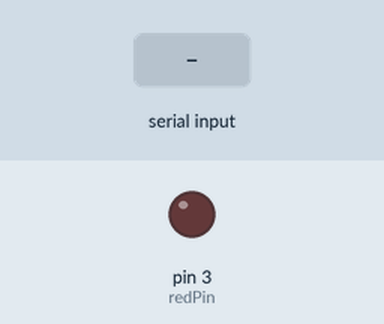
Simulated run of this sketch. Board: Arduino Uno, built with avr-gcc and run on an emulated ATmega328P. Parts: output pins drawn as LEDs (lit = HIGH). The inputs (shaded band) are chosen by the test bench. What the sketch prints to the serial monitor is not drawn.

Above: at 1.2 s.
1.3 s: "90,45\n" received over Serial
At 1.9 s:
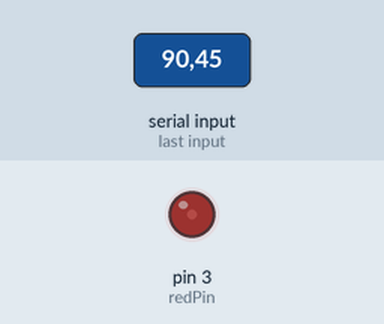
2.8 s: "30,150\n" received over Serial
At 4.0 s:
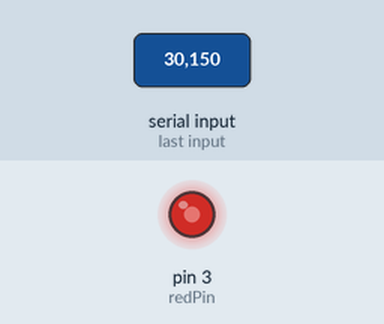
4.3 s: "90\n" received over Serial
At 5.2 s:
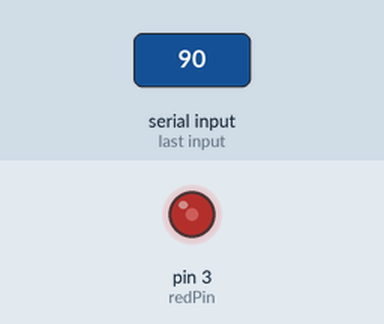
5.8 s: "200\n" received over Serial
At 6.4 s:
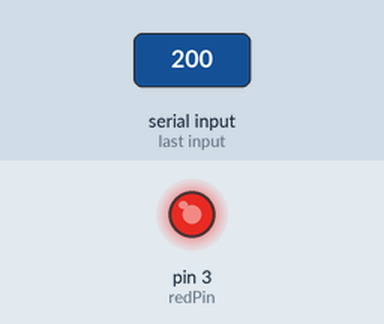
Timing chart, 0 to 8.3 s (numbered marks = the images above; inputs shaded):
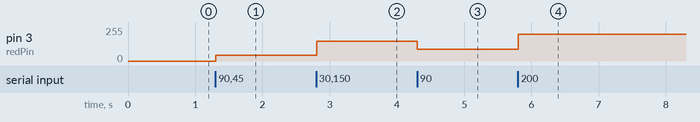

The sketch:

sketch_dec10a.ino
```cpp
const int redPin = 3;
void setup() {
  Serial.begin(9600);
  pinMode(redPin, OUTPUT);
}
void loop() {
  while (Serial.available() > 0) {
    int red = Serial.parseInt();
    if (Serial.read() == '\n') {
      red = constrain(red, 0, 255);
      analogWrite(redPin, red);
      Serial.print(red);
      }
    }
}
```

Measured:
- after the input at 1.3 s, pin 3 (redPin): 0/255 → 45/255 at once
- after the input at 2.8 s, pin 3 (redPin): 45/255 → 150/255 at once
- after the input at 4.3 s, pin 3 (redPin): 150/255 → 90/255 at once
- after the input at 5.8 s, pin 3 (redPin): 90/255 → 200/255 at once
